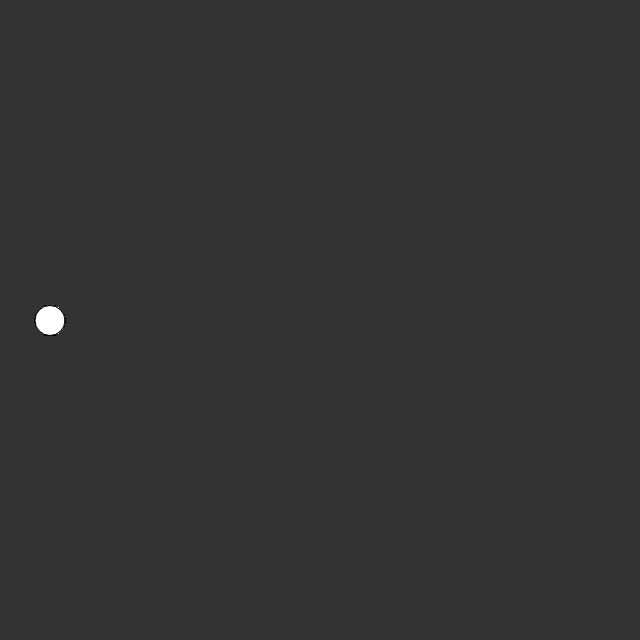
Frame 1 (no input)
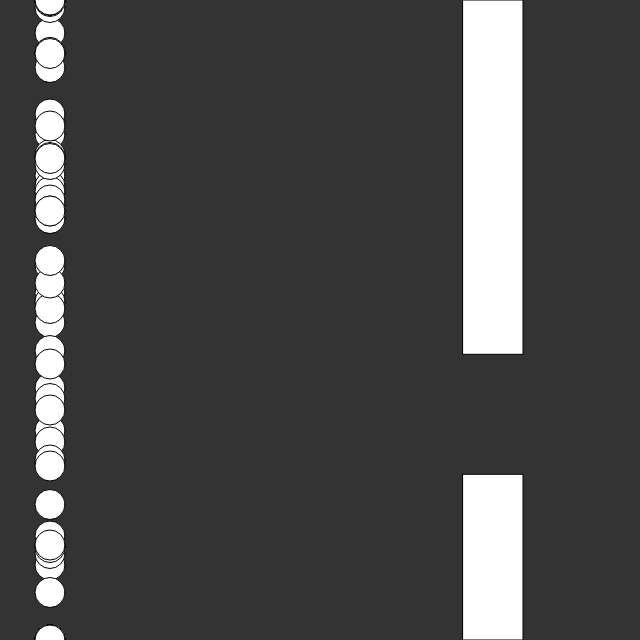
Frame 60 (no input)
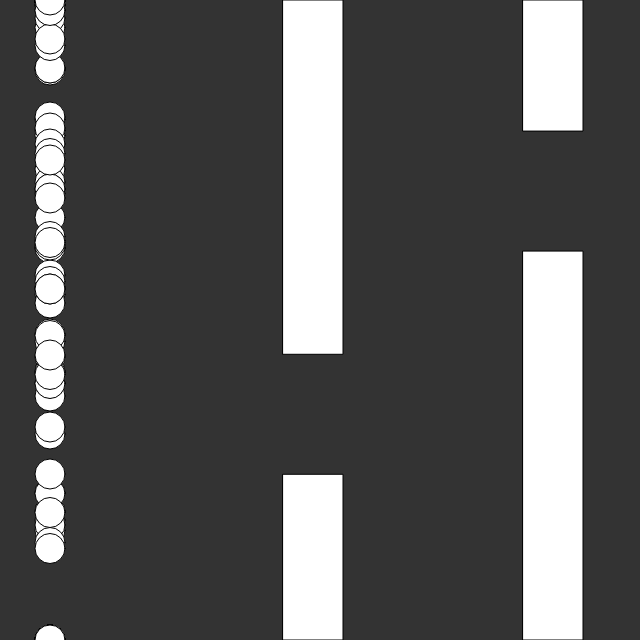
Frame 120 (the mouse pressed at the canvas centre since frame 60)

The p5.js sketch that drew these frames (run headless with seeded random() and noise() and a simulated clock; from frame 60 on, the mouse is pressed at the canvas centre):

// p5.js sketch
// ── sketch.js
// You can change to config to play around with parameters
let n = [];
let brain = [];
let total = 1000; // Total number of birds per generation.
let b = [];
let G = 0.5; // Gravity Force
let time2 = 0;
let p = [];
let save = [];
let speed;
let counter = 0;
let generation = 0;

function setup() {
	createCanvas(640, 640);

	for (let i = 0; i < total; i++) {
		n.push(new NN(4, 2, 1, [8]));
		brain.push(NN_child.createChild(n[i]));
		b.push(new bird(brain[i]));
	}

	speed = createSlider(1, 100, 1)
}

function draw() {
	for (let s = 0; s < speed.value(); s++) {
		background(51);

		for (let i = p.length - 1; i >= 0; i--) {
			p[i].update();
			p[i].show();

			for (let n = b.length - 1; n >= 0; n--) {
				if (p[i].hits(b[n]) === 1) {
					save.push(b.splice(n, 1)[0]);
				}
			}

			if (p[i].x + p[i].w < 0) {
				p.splice(i, 1);
			}
		}

		if (counter > 190) {
			for (let i = b.length - 1; i >= 0; i--) {
				if (b[i].y === height) {
					save.push(b.splice(i, 1)[0]);
				}
			}
		}

		if (time2 % 80 === 0) {
			p.push(new pipe());
		}

		for (let n = 0; n < b.length; n++) {
			b[n].update(G);
			b[n].show();
			out = b[n].think(p);
			if (out.data[0][0] > out.data[1][0]) {
				b[n].jump();
			}
		}

		if (b.length === 0) {
			let blah = new Population(total, save);
			b = blah.nextGen();
			time2 = 0;
			p = []
			p.push(new pipe());
			save = [];
			counter = 0;
			generation++;
			console.log(generation)
		}

		time2 = time2 + 1;
		counter = counter + 1;
	}
}

// ── NN_Lib.js
class NN {
	constructor(no_inp_nodes, no_ans_nodes, no_hidden_layers, no_hidden_nodes) {
		this.no_inp_nodes = no_inp_nodes;
		this.no_ans_nodes = no_ans_nodes;
		this.no_hidden_layers = no_hidden_layers;
		this.no_hidden_nodes = no_hidden_nodes;

		let temp;
		this.layers = [];
		temp = new Matrix(this.no_inp_nodes, 1);
		this.layers.push(temp);
		for (let i = 0; i < this.no_hidden_layers; i++) {
			temp = new Matrix(this.no_hidden_nodes[i], 1);
			this.layers.push(temp);
		}
		temp = new Matrix(this.no_ans_nodes, 1);
		this.layers.push(temp);

		this.weights = [];
		for (let i = 0; i < this.layers.length - 1; i++) {
			this.weights.push(new Matrix(this.layers[i + 1].rows, this.layers[i].rows))
		}

		this.bias = [];
		for (let i = 0; i < this.layers.length - 1; i++) {
			this.bias.push(new Matrix(this.layers[i + 1].rows, 1))
		}
	}
}

// ── NN_child.js
function randomise(number) {
	let solution = number;
	let rate = 0.01;
	if (Math.random() < rate) {
		solution = solution + (Math.random() * 2 - 1) * 0.01
	}
	return solution;
}

class NN_child {
	constructor(no_inp_nodes, no_ans_nodes, no_hidden_layers, no_hidden_nodes, weights, bias) {
		this.no_inp_nodes = no_inp_nodes;
		this.no_ans_nodes = no_ans_nodes;
		this.no_hidden_layers = no_hidden_layers;
		this.no_hidden_nodes = no_hidden_nodes;

		this.weights = weights;
		this.bias = bias;

		this.forw_prop;
	}

	predict(inputs_matrix) {
		this.forw_prop = [inputs_matrix];
		for (let i = 0; i < this.bias.length; i++) {
			this.forw_prop.push(Matrix.multiply(this.weights[i], this.forw_prop[i]))
			this.forw_prop[i + 1] = Matrix.add(this.forw_prop[i + 1], this.bias[i])
			this.forw_prop[i + 1].map(Matrix.sigmoid)
		}
		let pred = this.forw_prop[this.forw_prop.length - 1]
		return pred
	}

	mutate() {
		for (let i = 0; i < this.weights.length; i++) {
			this.weights[i].map(randomise)
		}
		for (let i = 0; i < this.bias.length; i++) {
			this.bias[i].map(randomise)
		}
	}

	static createChild(brian) {
		let weights = []
		let bias = []
		for (let i = 0; i < brian.weights.length; i++) {
			let temp1 = new Matrix(brian.weights[i].rows, brian.weights[i].cols)
			for (let k = 0; k < temp1.rows; k++) {
				temp1.data[k] = [];
				for (let j = 0; j < temp1.cols; j++) {
					temp1.data[k][j] = brian.weights[i].data[k][j];
				}
			}
			weights.push(temp1)
		}
		for (let i = 0; i < brian.bias.length; i++) {
			let temp1 = new Matrix(brian.bias[i].rows, brian.bias[i].cols)
			for (let k = 0; k < temp1.rows; k++) {
				temp1.data[k] = [];
				for (let j = 0; j < temp1.cols; j++) {
					temp1.data[k][j] = brian.bias[i].data[k][j];
				}
			}
			bias.push(temp1)
		}
		let child = new NN_child(brian.no_inp_nodes, brian.no_ans_nodes, brian.no_hidden_layers, brian.no_hidden_nodes, weights, bias);
		return child
	}
}

// ── bird.js
class bird    {

    constructor(brain)   {
        this.x = 50;
        this.y = height/2;
        this.velocity = 0;
        this.brain = brain;
        this.score = -190;
        this.fitness = 0;
        this.label = 0;
        this.dia = 30;
    }

    think(pipes) {
        let closest = null;
        let D1 = width * 2;
        for (let i = 0; i < pipes.length; i++)  {
            let D2 = pipes[i].x - this.x + pipes[i].w + this.dia/2;
            if (D2 > 0) {
                if (D1 > D2 )   {
                    D1 = D2;
                    closest = pipes[i]
                }
            }
        }

        let inputs = Matrix.fromArray([closest.x/width, (closest.y + closest.gap - this.y)/height, (this.y - closest.y)/height, this.velocity/150])
        let output = this.brain.predict(inputs)
        return output
    }

    update(_G)    {
        this.score = this.score + 1;
        this.velocity = this.velocity + _G;
        this.y = this.y + this.velocity;

        if (this.y > height)    {
            this.y = height;
            this.velocity = 0;
        }

        if (this.y < 0)    {
            this.y = 0;
            this.velocity = 0;
        }

        if (this.velocity > 15) {
            this.velocity = 15;
        }
    }

    jump()  {
        this.velocity = -8;
        return 0
    }

    show()  {
        ellipse(this.x, this.y, this.dia, this.dia);
    }
}

// ── matrix.js
class Matrix {
	constructor(rows, cols) {
		this.rows = rows;
		this.cols = cols;
		this.data = [];

		for (let i = 0; i < this.rows; i++) {
			this.data[i] = [];
			for (let j = 0; j < this.cols; j++) {
				this.data[i][j] = Math.random() * 2 - 1;
			}
		}
	}

	static fromArray(arr) {
		let m = new Matrix(arr.length, 1);
		for (let i = 0; i < arr.length; i++) {
			m.data[i][0] = arr[i];
		}
		return m;
	}

	static toArray() {
		let arr = [];
		for (let i = 0; i < this.rows; i++) {
			for (let j = 0; j < this.cols; j++) {
				arr.push(this.data[i][j]);
			}
		}
		return arr;
	}

	add(n) {
		if (n instanceof Matrix) {
			for (let i = 0; i < this.rows; i++) {
				for (let j = 0; j < this.cols; j++) {
					this.data[i][j] += n.data[i][j];
				}
			}
		}
		else {
			for (let i = 0; i < this.rows; i++) {
				for (let j = 0; j < this.cols; j++) {
					this.data[i][j] += n;
				}
			}
		}
	}

	static add(a, b) {
		let result = new Matrix(a.rows, a.cols);
		for (let i = 0; i < result.rows; i++) {
			for (let j = 0; j < result.cols; j++) {
				result.data[i][j] = a.data[i][j] + b.data[i][j];
			}
		}
		return result;
	}

	static subtract(a, b) {
		let result = new Matrix(a.rows, a.cols);
		for (let i = 0; i < result.rows; i++) {
			for (let j = 0; j < result.cols; j++) {
				result.data[i][j] = a.data[i][j] - b.data[i][j];
			}
		}
		return result;
	}

	static transpose(matrix) {
		let result = new Matrix(matrix.cols, matrix.rows);
		for (let i = 0; i < matrix.rows; i++) {
			for (let j = 0; j < matrix.cols; j++) {
				result.data[j][i] = matrix.data[i][j];
			}
		}
		return result;
	}

	static multiply(a, b) {
		if (a.cols !== b.rows) {
			console.log('Columns of A must match rows of B.')
			return undefined;
		}
		let result = new Matrix(a.rows, b.cols);
		for (let i = 0; i < result.rows; i++) {
			for (let j = 0; j < result.cols; j++) {
				let sum = 0;
				for (let k = 0; k < a.cols; k++) {
					sum += a.data[i][k] * b.data[k][j];
				}
				result.data[i][j] = sum;
			}
		}
		return result;
	}

	multiply(n) {
		if (n instanceof Matrix) {
			for (let i = 0; i < this.rows; i++) {
				for (let j = 0; j < this.cols; j++) {
					this.data[i][j] *= n.data[i][j];
				}
			}
		}  else {
			for (let i = 0; i < this.rows; i++) {
				for (let j = 0; j < this.cols; j++) {
					this.data[i][j] *= n;
				}
			}
		}
	}

	map(func) {
		for (let i = 0; i < this.rows; i++) {
			for (let j = 0; j < this.cols; j++) {
				let val = this.data[i][j];
				this.data[i][j] = func(val);
			}
		}
	}

	static map(matrix, func) {
		let result = new Matrix(matrix.rows, matrix.cols);
		for (let i = 0; i < matrix.rows; i++) {
			for (let j = 0; j < matrix.cols; j++) {
				let val = matrix.data[i][j];
				result.data[i][j] = func(val);
			}
		}
		return result;
	}

	static sigmoid(number) {
		let solution = number;
		solution = (1 / (1 + Math.pow(2.71828, -number)));
		return solution;
	}

}

// ── next_generation.js
class Population {
	constructor(total, _old) {
		this.total = total;
		this.old = _old;
	}

	pickOne() {
		let index = 0;
		let r = random();
		while (r > 0) {
			r = r - this.old[index].fitness;
			index++;
		}
		index--;
		let bi = this.old[index];
		let child = new bird(bi.brain)
		if (Math.random() < 0.8) {
			child.brain.mutate();
		}
		return child;
	}

	calFit() {
		let sum = 0;
		for (let i = 0; i < this.total; i++) {
			sum = sum + this.old[i].score;
		}
		for (let i = 0; i < this.total; i++) {
			this.old[i].fitness = this.old[i].score / sum;
		}
	}

	nextGen() {
		this.calFit()

		let b = []
		for (let i = 0; i < total * 0.20; i++) {
			b.push(this.pickOne());
		}

		let n = [];
		let brain = [];
		for (let i = 0; i < total * 0.80; i++) {
			n.push(new NN(4, 2, 1, [8]));
			brain.push(NN_child.createChild(n[i]));
			b.push(new bird(brain[i]));
		}
		for (let i = 0; i < total; i++) {
			b[i].label = generation;
		}
		return b;
	}
}

// ── pipe.js
class pipe {
	constructor() {
		this.gap = 120;
		this.y = random(40, height - (this.gap + 40));
		this.x = width;
		this.w = 60;
		this.velocity = 3;
	}

	update() {
		this.x = this.x - this.velocity
	}

	show() {
		rectMode(CORNERS);
		rect(this.x, 0, this.x + this.w, this.y);
		rect(this.x, this.y + this.gap, this.x + this.w, height)
	}

	hits(_b) {
		if (((_b.y - 10) < this.y) || ((_b.y + 10) > (this.y + this.gap))) {
			if (((_b.x + 10) > this.x) && ((_b.x - 10) < (this.x + this.w))) {
				return 1;
			}
		}
		else {
			return 0;
		}
	}
}
